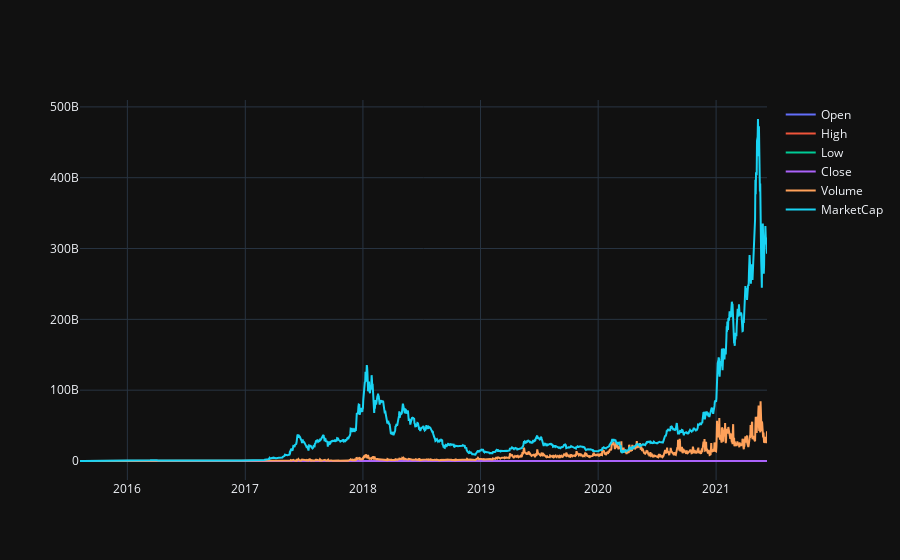

The cell this chart's notebook holds for it:
### Markdown cell above
Let's take a look at the time series.

### Code cell
# Import graph objects
import plotly.graph_objects as go
fig = go.Figure()

# Add traces
for c in list(df.columns):
    fig.add_trace(go.Scatter(x=df.index, y=df[c], mode='lines', name=f'{c}'))
fig

### Figure 1 — Plotly figure (JSON) as saved in the notebook; plotly's stock layout.template omitted (floating-point values rounded to 4 significant figures; data arrays with more than 128 entries replaced by an {"elided": "..."} marker saying what was removed)
{"data": [{"mode": "lines", "name": "Open", "type": "scatter", "x": {"elided": "2133 str values"}, "y": {"elided": "2133 float values"}}, {"mode": "lines", "name": "High", "type": "scatter", "x": {"elided": "2133 str values"}, "y": {"elided": "2133 float values"}}, {"mode": "lines", "name": "Low", "type": "scatter", "x": {"elided": "2133 str values"}, "y": {"elided": "2133 float values"}}, {"mode": "lines", "name": "Close", "type": "scatter", "x": {"elided": "2133 str values"}, "y": {"elided": "2133 float values"}}, {"mode": "lines", "name": "Volume", "type": "scatter", "x": {"elided": "2133 str values"}, "y": {"elided": "2133 int values"}}, {"mode": "lines", "name": "MarketCap", "type": "scatter", "x": {"elided": "2133 str values"}, "y": {"elided": "2133 int values"}}], "layout": {}}
